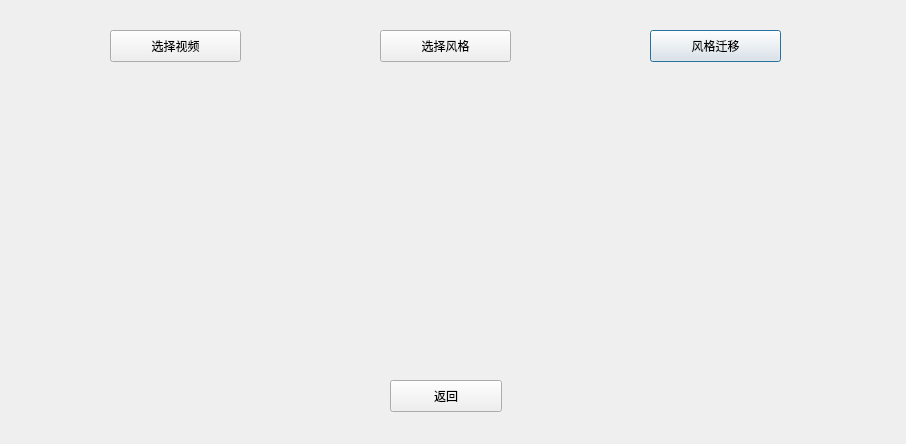
<?xml version="1.0" encoding="UTF-8"?>
<ui version="4.0">
 <class>VideoTransfer</class>
 <widget class="QDialog" name="VideoTransfer">
  <property name="geometry">
   <rect>
    <x>0</x>
    <y>0</y>
    <width>906</width>
    <height>444</height>
   </rect>
  </property>
  <property name="windowTitle">
   <string>视频风格迁移</string>
  </property>
  <widget class="QPushButton" name="cancel">
   <property name="geometry">
    <rect>
     <x>390</x>
     <y>380</y>
     <width>112</width>
     <height>32</height>
    </rect>
   </property>
   <property name="text">
    <string>返回</string>
   </property>
   <property name="autoDefault">
    <bool>false</bool>
   </property>
   <property name="default">
    <bool>true</bool>
   </property>
  </widget>
  <widget class="QPushButton" name="select_video">
   <property name="geometry">
    <rect>
     <x>110</x>
     <y>30</y>
     <width>131</width>
     <height>32</height>
    </rect>
   </property>
   <property name="text">
    <string>选择视频</string>
   </property>
  </widget>
  <widget class="QPushButton" name="select_style">
   <property name="geometry">
    <rect>
     <x>380</x>
     <y>30</y>
     <width>131</width>
     <height>32</height>
    </rect>
   </property>
   <property name="text">
    <string>选择风格</string>
   </property>
  </widget>
  <widget class="QPushButton" name="transfer">
   <property name="geometry">
    <rect>
     <x>650</x>
     <y>30</y>
     <width>131</width>
     <height>32</height>
    </rect>
   </property>
   <property name="text">
    <string>风格迁移</string>
   </property>
   <property name="autoDefault">
    <bool>false</bool>
   </property>
   <property name="default">
    <bool>true</bool>
   </property>
  </widget>
  <widget class="QLabel" name="transfer_video">
   <property name="geometry">
    <rect>
     <x>50</x>
     <y>90</y>
     <width>256</width>
     <height>256</height>
    </rect>
   </property>
   <property name="minimumSize">
    <size>
     <width>256</width>
     <height>256</height>
    </size>
   </property>
   <property name="maximumSize">
    <size>
     <width>256</width>
     <height>256</height>
    </size>
   </property>
   <property name="text">
    <string/>
   </property>
  </widget>
  <widget class="QLabel" name="content_video">
   <property name="geometry">
    <rect>
     <x>590</x>
     <y>90</y>
     <width>256</width>
     <height>256</height>
    </rect>
   </property>
   <property name="minimumSize">
    <size>
     <width>256</width>
     <height>256</height>
    </size>
   </property>
   <property name="maximumSize">
    <size>
     <width>256</width>
     <height>256</height>
    </size>
   </property>
   <property name="text">
    <string/>
   </property>
  </widget>
  <widget class="QLabel" name="style_image">
   <property name="geometry">
    <rect>
     <x>320</x>
     <y>90</y>
     <width>256</width>
     <height>256</height>
    </rect>
   </property>
   <property name="minimumSize">
    <size>
     <width>256</width>
     <height>256</height>
    </size>
   </property>
   <property name="maximumSize">
    <size>
     <width>256</width>
     <height>256</height>
    </size>
   </property>
   <property name="text">
    <string/>
   </property>
  </widget>
 </widget>
 <resources/>
 <connections/>
</ui>
